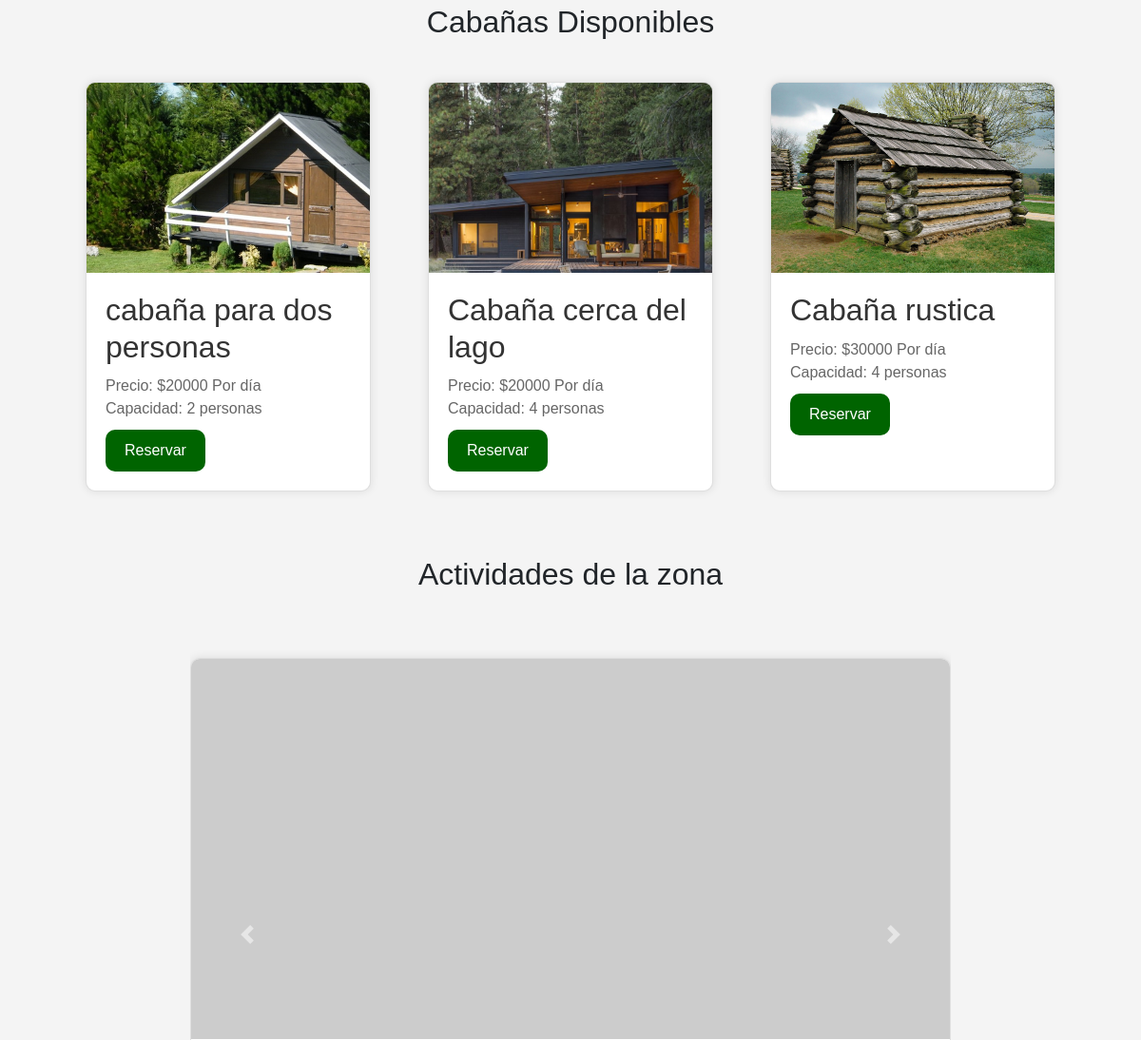
Before: / (middle part) with the older database file.
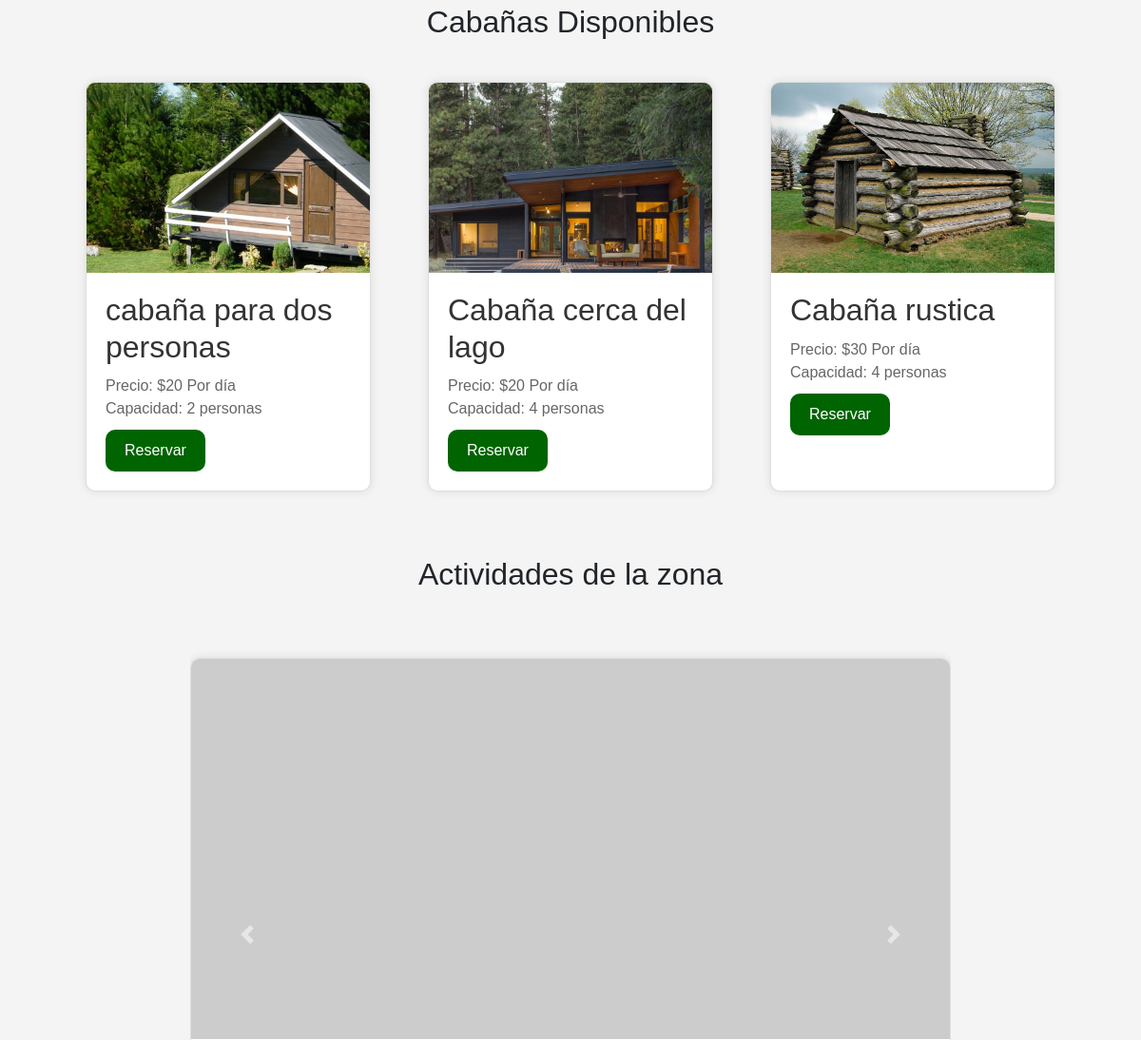
After: the same page with the newer database file.
### modelapp/models.py (models this page shows)
class Cabaña(models.Model):
    cabaña_id = models.AutoField(primary_key=True)
    precio = models.DecimalField(max_digits=10, decimal_places=2)
    capacidad = models.PositiveIntegerField()
    descripcion = models.TextField()
    imagen = models.ImageField(upload_to='cabañas/')

### modelapp/views.py (the view)
# urls.py: path('', views.index, name='index'),
def index(request):
    cabañas = Cabaña.objects.all();
    dict = { "datos": cabañas}
    return render(request,'index.html',dict)

### templates/index.html (shortened to what this page needs)
{% extends 'layout.html' %}
{% block content %}
    <section id="cabañas" class="container my-5">
      <h2 class="text-center mb-4">Cabañas Disponibles</h2>
      <div class="container">
        {% for cabaña in datos %}
        <div class="card">
          <img src="{{ cabaña.imagen.url }}" alt="{{ cabaña.descripcion }}" />
          <div class="card-info">
            <h2>{{ cabaña.descripcion }}</h2>
            <p>Precio: ${{ cabaña.precio|floatformat:0}} Por día</p>
            <p>Capacidad: {{ cabaña.capacidad }} personas</p>
            <a href="{% url 'web:cabañas' cabaña_id=cabaña.cabaña_id  %}" class="btn-reservar">Reservar</a>
          </div>
        </div>
        {% endfor %}
      </div>
    </section>
    <h2 class="text-center mb-4">Actividades de la zona</h2>
    <section  id = "actividades" class="container my-5">
      <div id="container">
        <div id="miCarrusel" class="carousel slide" data-ride="carousel">
          <div class="carousel-inner">
            <div class="carousel-item active">
              <div class="card">
                <img
                  src="https://picsum.photos/800/400"
                  class="card-img-top"
                  alt="Imagen de marcador de posición"
                />
              </div>
            </div>
          </div>
          <a
            class="carousel-control-prev"
            href="#miCarrusel"
            role="button"
            data-slide="prev"
          >
            <span class="carousel-control-prev-icon" aria-hidden="true"></span>
          </a>
          <a
            class="carousel-control-next"
            href="#miCarrusel"
            role="button"
            data-slide="next"
          >
            <span class="carousel-control-next-icon" aria-hidden="true"></span>
          </a>
        </div>
      </div>
    </section>
 {% endblock %}

### templates/layout.html (shortened to what this page needs)
{% load static %}
<!DOCTYPE html>
<html lang="es">
  <head>
    <link
      rel="stylesheet"
      href="https://stackpath.bootstrapcdn.com/bootstrap/4.3.1/css/bootstrap.min.css"
    />
    <link rel="stylesheet" href="{% static 'css/styles.css' %}" />
    <link
      rel="stylesheet"
      href="https://cdnjs.cloudflare.com/ajax/libs/font-awesome/5.15.3/css/all.min.css"
    />
  </head>
  <body>
    {% block content %}
    {% endblock %}
  </body>
</html

### hielos_austral/static/css/styles.css (style rules this page uses)
body { font-family: 'Arial', sans-serif; margin: 0; padding: 0; background-color: #f4f4f4; padding-top: 56px; }
.container { display: flex; flex-wrap: wrap; justify-content: space-around; }
.card { width: 300px; margin: 20px; background-color: #fff; border-radius: 10px; box-shadow: 0 0 10px rgba(0, 0, 0, 0.1); overflow: hidden; }
.card img { width: 100%; height: 200px; object-fit: cover; }
.card-info { padding: 20px; }
.card-info h2 { margin-bottom: 10px; color: #333; }
.card-info p { margin: 0; color: #666; }
.btn-reservar { display: inline-block; text-decoration: none; background-color: #006400; color: white; padding: 10px 20px; border: none; cursor: pointer; border-radius: 10px; margin-top: 10px; }
.carousel-item .card { width: 800px; margin: 20px auto; background-color: #fff; border-radius: 10px; box-shadow: 0 0 10px rgba(0, 0, 0, 0.1); overflow: hidden; }
.carousel-item .card img { width: 100%; height: 400px; object-fit: cover; }

Changed rows visible on the page:
changed Cabaña "cabaña para dos personas": precio "20000" → "20"
changed Cabaña "Cabaña cerca del lago": precio "20000" → "20"
changed Cabaña "Cabaña rustica": precio "30000" → "30"
